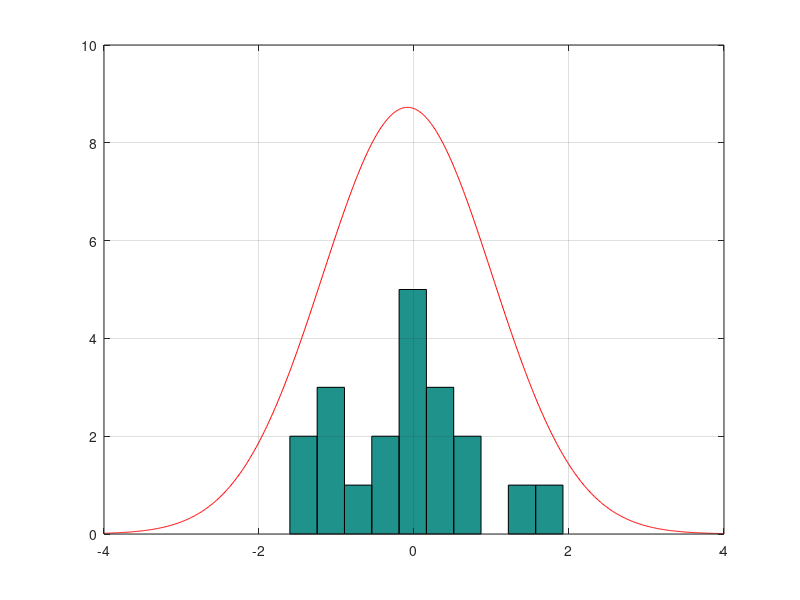

The MATLAB script that drew this image:
N = 20; 
x = randn(1,N);

xi = -4:0.01:4;
sigma = sqrt(var(x));
miu = mean(x);
%calcul densitate de probabilitate conform formula(1.19)
dens = 1/ (sqrt(2*pi)*sigma) * exp(-((xi-miu).^2)/2*sigma.^2);

figure(1)
hist(x)
hold on
plot(xi,dens*N,'r')
grid on

%Am pornit de la N=20 adaugand de fiecare data cate un zero la finalul
%numarului si am observat apropierea dintre cele 2 grafice pe parcurs ce N
%creste 